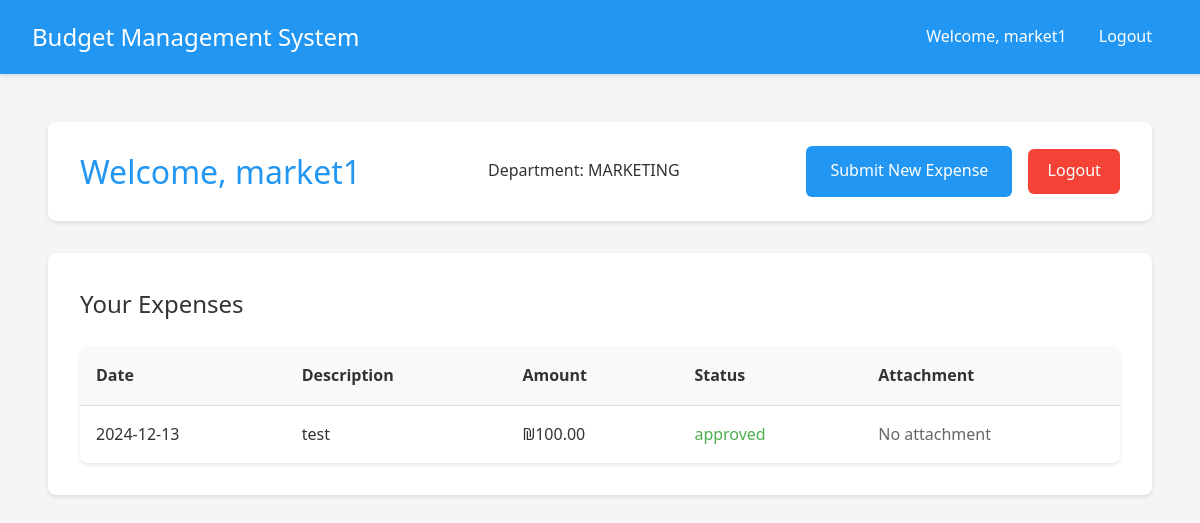
Page /employee/dashboard (signed in) on the earlier database version.
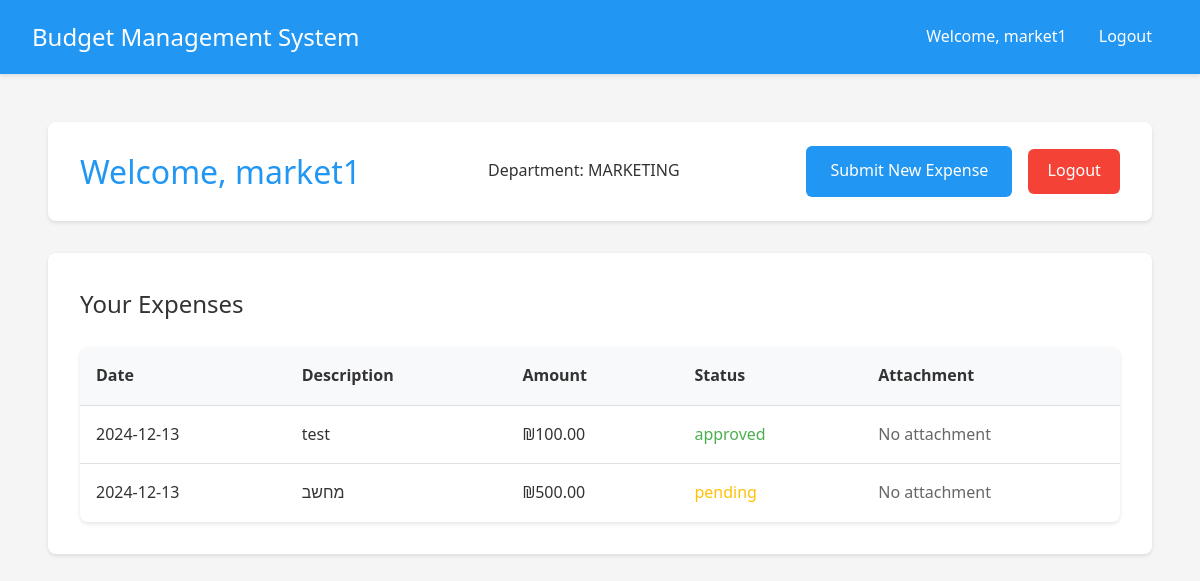
Same page on the later database version.
### app.py (models this page shows)
class Expense(db.Model):
    __tablename__ = 'expense'
    id = db.Column(db.Integer, primary_key=True)
    amount = db.Column(db.Float, nullable=False)
    description = db.Column(db.String(200))
    date = db.Column(db.DateTime, nullable=False, default=datetime.utcnow)
    status = db.Column(db.String(20), default='pending')
    user_id = db.Column(db.Integer, db.ForeignKey('user.id'), nullable=False)
    subcategory_id = db.Column(db.Integer, db.ForeignKey('subcategory.id'), nullable=False)
    attachment_filename = db.Column(db.String(255))
    manager_id = db.Column(db.Integer, db.ForeignKey('user.id'), nullable=True)
    handled_at = db.Column(db.DateTime, nullable=True)

### app.py (the view)
@app.route('/employee/dashboard')
@login_required
def employee_dashboard():
    if current_user.is_manager:
        return redirect(url_for('manager_dashboard'))
    expenses = current_user.submitted_expenses
    return render_template('employee_dashboard.html', expenses=expenses)

### app.py (called while the page is built)
@login_manager.user_loader
def load_user(user_id):
    return User.query.get(int(user_id))

### templates/employee_dashboard.html (shortened to what this page needs)
{% extends "base.html" %}
{% block content %}
<div class="container">
    <header class="dashboard-header">
        <h1>Welcome, {{ current_user.username }}</h1>
        <div class="user-info">
            <p>Department: {{ current_user.department.name if current_user.department else 'No Department' }}</p>
        </div>
        <div class="header-actions">
            <a href="{{ url_for('submit_expense') }}" class="button primary">Submit New Expense</a>
            <a href="{{ url_for('logout') }}" class="logout-btn">Logout</a>
        </div>
    </header>
    <div class="card">
        <h2>Your Expenses</h2>
        <div class="table-responsive">
            <table>
                <thead>
                    <tr>
                        <th>Date</th>
                        <th>Description</th>
                        <th>Amount</th>
                        <th>Status</th>
                        <th>Attachment</th>
                    </tr>
                </thead>
                <tbody>
                    {% for expense in expenses %}
                    <tr>
                        <td>{{ expense.date.strftime('%Y-%m-%d') }}</td>
                        <td>{{ expense.description }}</td>
                        <td>₪{{ "%.2f"|format(expense.amount) }}</td>
                        <td class="status-{{ expense.status }}">{{ expense.status }}</td>
                        <td>
                            {% if expense.attachment_filename %}
                                <a href="{{ url_for('download_file', filename=expense.attachment_filename) }}"
                                   class="button secondary small">Download</a>
                            {% else %}
                                <span class="text-muted">No attachment</span>
                            {% endif %}
                        </td>
                    </tr>
                    {% endfor %}
                </tbody>
            </table>
        </div>
    </div>
</div>
{% endblock %}

Differences in the rows shown:
added Expense: date "2024-12-13", description "מחשב", amount "500.00", status "pending", shows "No attachment"
